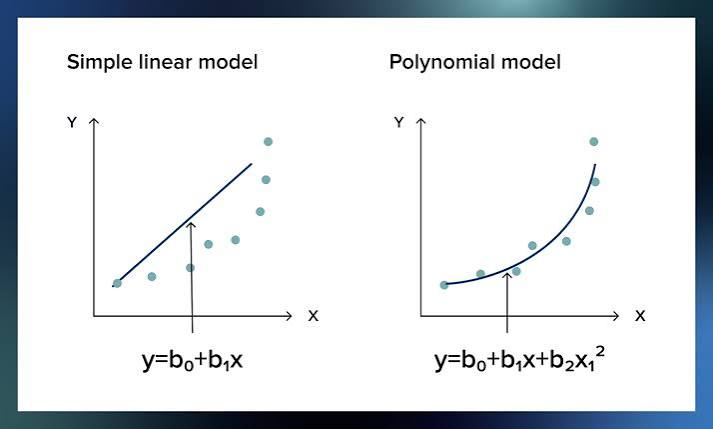
#> input picture regression/images.jpg, 713 x 429 px
$ python ml1.py
#> lines starting #> are read from the running program, lines starting #| are printed output that depends on the picture
'''what is machine learning🤔?
-machine learning allows a computer to learn patterns from data and make prediction without explicitly programming every rule'''


'''traditional programming:Data+rules-->output
machine learning:Data+Answer-->ML model
                       |
                       prediction'''


'''💻types of machine learning
1.supervised learning sub types a.regression b.classification
2.unsupervised learning sub types a.clustering b.dimensionality reduction
3.reinforcement learning'''

#DataSet:collection of information used by ml system

#1.supervised learning:in supervised learning ,the training data contains the correct answer
'''======================================================================================================================================
a--regression:it predicts a numerical value like(sales,house price,salary,stock) sub types a.simple linear regression b.multiple
linear regression c.ploynomial regression
========================================================================================================================================'''


#first algorithm:linear regression 💫(y=mx+c) example for simple liner regression
# first we have to install the sklearn library by using pip install scikit-learn

from sklearn.linear_model import LinearRegression                       #(mini project)
import matplotlib.pyplot as plt
X=[[1],[2],[3],[4],[5]]        #student study hours
Y=[35,42,50,61,70]              #obtained marks
model = LinearRegression()
model.fit(X,Y)
q=float(input("Enter Your Study hours Per Day:"))                        #user input
#> the answer given: 3
if q<=24:
 x_pred=model.predict([[q]])       #type:ignore (ignore the type)        #user predection
 x_line=model.predict([[1],[q]])     # type: ignore                     #line in the graph
 plt.scatter([1,2,3,4,5],Y,color='blue',marker='H',label='Data')         #points of data

 plt.plot([1,q],x_line,color='red',label='line')                        #line of the graph

 plt.scatter([q],x_pred,color='green',marker='*',label='Predection')    #predected data

 plt.xlabel('Stydent marks')
 plt.ylabel('Predected Marks')
 plt.title('Marks predection')
 plt.legend()
 plt.show()
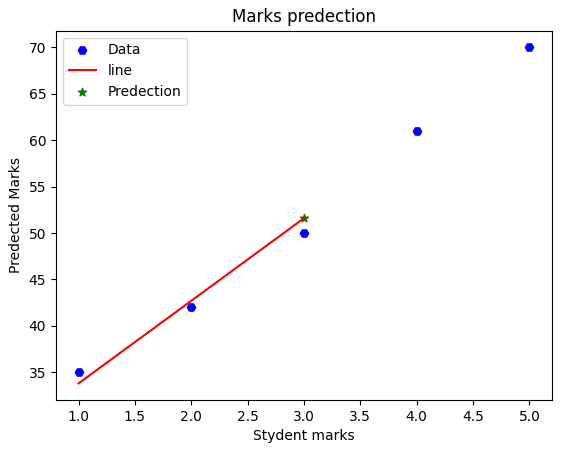
#> figure drawn by matplotlib, 1 panel
 print("Predection marks:",x_pred[0])
else:
 print("Invailed study hours:")

'''predect by using maths
step1:calculate the mean of X and Y X=[(1+2+3+4+5)/5]=3=x+    #Y=[(35+42+50+61+70)/5]=51.6=y+

step2:calculate the slope(m)= semasen of (X-x+)(Y-y+)
                               -----------------------
                               semasen of (X-x+)^2
X|Y |X-x+|Y-y+ |(X-x+)*(Y-y+)|(X-x+)^2 |
1|35|-2  |-16.6|33.2         |4        |
2|42|-1  |-9.6 |9.6          |1        |
3|50|0   |-1.6 |0.0          |0        |
4|61|1   |9.4  |9.4          |1        |
5|70|2   |18.4 |36.8         |4        |
sum            |89.0         |10
m=89.0/10=8.9

step3:calculate the intercept (c)
c=(y+)-m(x+)
c=51.6-8.9(3)
c=24.9

the equation y=mx+c becames
y=8.9x+24.9
the value of X is gived as 10
y=8.9(10)+24.9
y=113.9
'''

'''===========================================================================================================
b--multiple linear regression multiple input feature ex( predecting house price) formula(y=b0+b1x1+b2x2+......)
================================================================================================================'''

from sklearn.linear_model import LinearRegression
from sklearn.metrics import mean_absolute_error,mean_squared_error,r2_score
x=[
    [1000,2],                      #1000 sqft 2 bedrooms
    [1500,3],                      #1500 sqft 3 bedrooms
    [2000,4],                      #2000 sqft 4 bedrooms
    [2500,4]                       #2500 sqft 4 bedrooms
    ]
y=[30,45,60,75]                   #target values (house prices)
model=LinearRegression()
model.fit(x,y)

y_pred=model.predict(x)            #predication for traning the data->for metrics
print("predication:",y_pred)
print("MAE:",mean_absolute_error(y,y_pred))   #finding the of MAE,MSE,R2
print("MSE:",mean_squared_error(y,y_pred))    #MAE and MSE  e- show error is not
print("R2:",r2_score(y,y_pred))              #R2=1 perfect fit

a=int(input("Enter The Squarefit:"))
#> the answer given: 3
b=int(input("Enter The Bedrooms:"))
#> the answer given: 3
z=model.predict([[a,b]]) #type:ignore
'''======================================================================================================================
c--polynomial regression:it is a type of regression analysis in which the relationship between the independent variable x
and the dependent variable y is modelled as an nth degree polynomial.
========================================================================================================================='''
#formula:y=b0+b1x+b2x^2+......+bnx^n
'''linear vs polynomial
linear regression                polynomial regression
y=mx+c                           y=b0+b1x+b2x^2+......+
'''

from PIL import Image                              #image processing library install by pip install pillow
imag=Image.open("images.jpg")                      #the image show the difference between linear and polynomial regression
#> imag is the input picture: PIL image 713x429 RGB; mean R, G, B 221, 224.6, 227.9
imag.show()


from sklearn.preprocessing import PolynomialFeatures
from sklearn.linear_model import LinearRegression    #polynomialfeatures and linearregression work together in polynomialfeatures
import matplotlib.pyplot as plt
import numpy as np
c=[[1],[2],[3],[4],[5]]                    #study hours
d=[20,35,55,78,95]                         #student marks
poly=PolynomialFeatures(degree=2)          #degree of polynomial it means y=b0+b1x+b2x^2(general formula y=b0+b1x+b2x^2+......+bnx^n)
x_poly=poly.fit_transform(c) #type:ignore  #original x[1,2,3,4,5] it transform to [[1,1,1],[1,2,4],[1,3,9],[1,4,16],[1,5,25]] it means [x^0,x^1,x^2](general formula [x^0,x^1,x^2,......,x^n])
model=LinearRegression()
model.fit(x_poly,d)
e=int(input("Enter The Study Hours:"))
#> the answer given: 3
prediction=model.predict(poly.transform([[e]]))
x_graph=np.linspace(1,6,100).reshape(-1,1)
x_graph_poly=poly.transform(x_graph)
y_graph=model.predict(x_graph_poly)
plt.scatter(c,d,label="Actual Data")

plt.plot(x_graph,y_graph,label="Polynomial Regression")

plt.xlabel("Study Hours")
plt.ylabel("Student Marks")
plt.title("Polynomial")
plt.legend()
plt.grid(True)
plt.show()
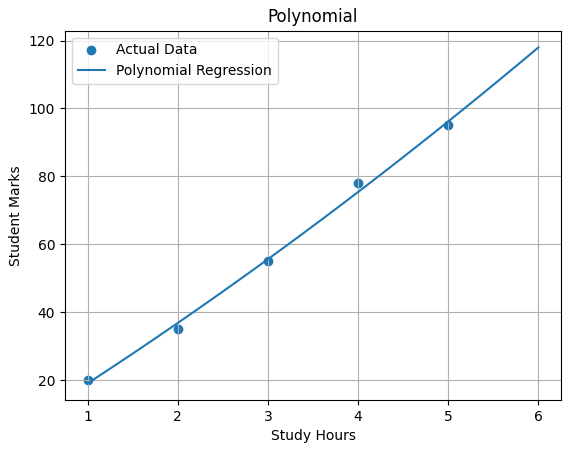
#> figure drawn by matplotlib, 1 panel; curve peaks at x = 6, y = 118


'''maths solution: y=b0+b1x+b2x^2
x=[1,2,3,4,5] y=[20,35,55,78,95]
to find b0,b1,b2 we use the formula b=(X^T*X)^-1*X^T*y
b0=2.9 b1=16.3 b2=0.5 x=0,x1=36 by using matrix form to slove it
M=|1 1 1 |   y=|20|
  |1 2 4 |     |35|
  |1 3 9 |     |55|
  |1 4 16|     |78|
  |1 5 25|     |95|
  b=(M^T*M)^-1(*M^T*y)
  M^T*M=|5 15 55   |           to caculate M^T*y first calculate semesan of y,xy,x^2*y M^T*y=|20+35+55+78+95=283             |
        |15 55 225 |                                                                         |1*20+2*35+3*55+4*78+5*95=1042  |
        |55 225 979|                                                                         |1*20+4*35+9*55+16*78+25*95=4278|
to slove M^T*M and M^T*y we use the formula b=(M^T*M)^-1(*M^T*y) to find b0,b1,b2 by using elimination method
|5 15 55   ||b0|=|283 |
|15 55 225 ||b1|=|1042|
|55 225 979||b2|=|4278|
5b0+15b1+55b2=283--(1)
15b0+55b1+225b2=1042--(2)
55b0+225b1+979b2=4278--(3)
from equation 1 multiply 3 and equation 2 multiply 1 then subtract it to eliminate b0
15b0+55b1+225b2=1042--(2)
15b0+45b1+165b2=849--(1)*3
-----------------------
10b1+60b2=193--(4)

eliminate b0 from equation 1 and 3 by multiply 11 to equation 1
55b0+165b1+605b2=3113--(1)*11
55b0+225b1+979b2=4278--(3)
------------------------
60b1+374b2=1165--(5)

from equation 4 and 5 6*(4)
60b1+360b2=1158--(4)*6
60b1+374b2=1165--(5)
------------------
14b2=7
b2=0.5

from equation (4) put the value b2=0.5
10b1+60(0.5)=193
b1=16.3

from equation (1) put the value b1=16.3 b2=0.5
5b0+15b1+55b2=283--(1)
b0=2.9
y=b0+b1x+b2+x^2
y=2.9+16.3(6)+0.5(36)
y=2.9+97.8+18
y=118.7
'''
